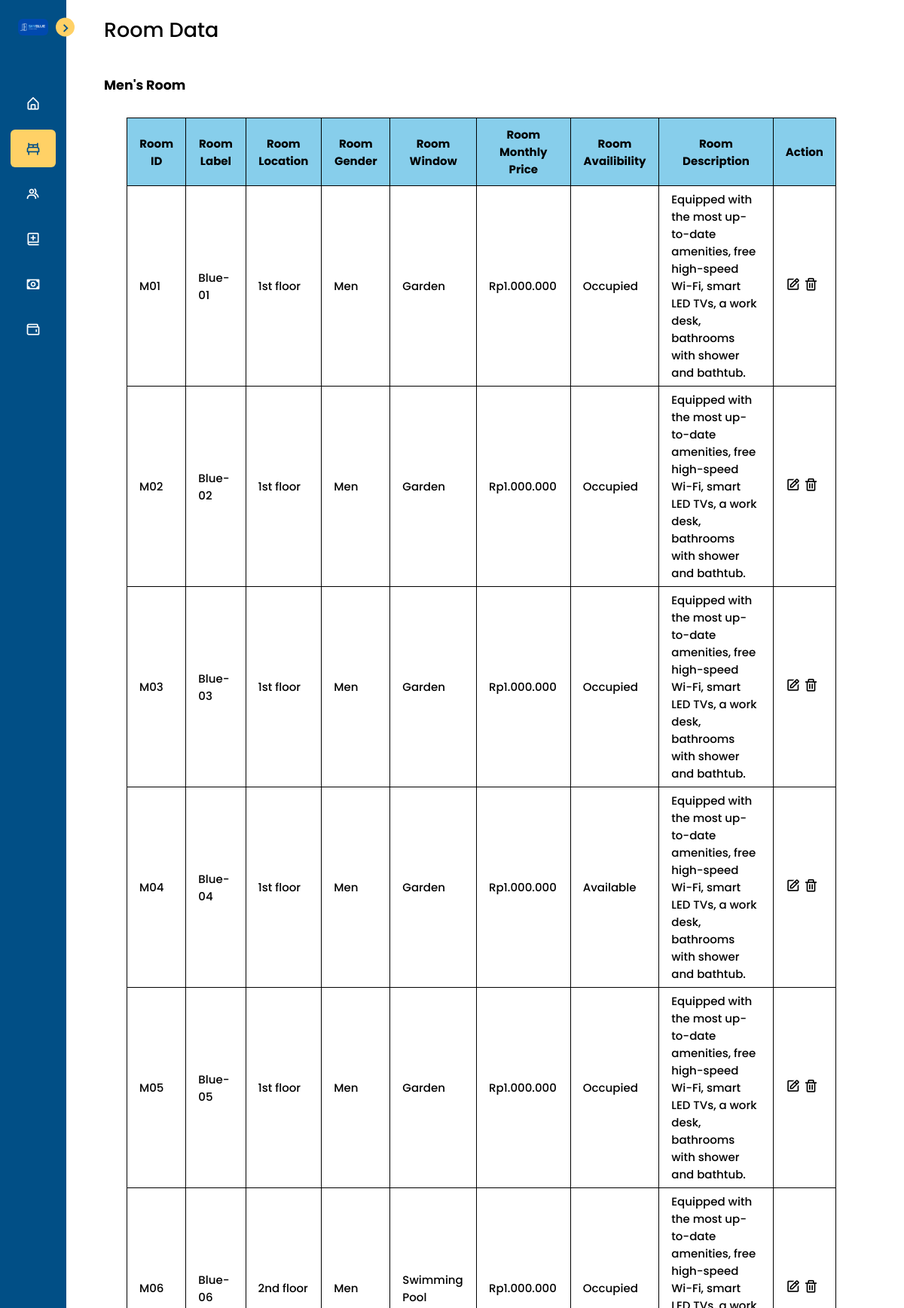
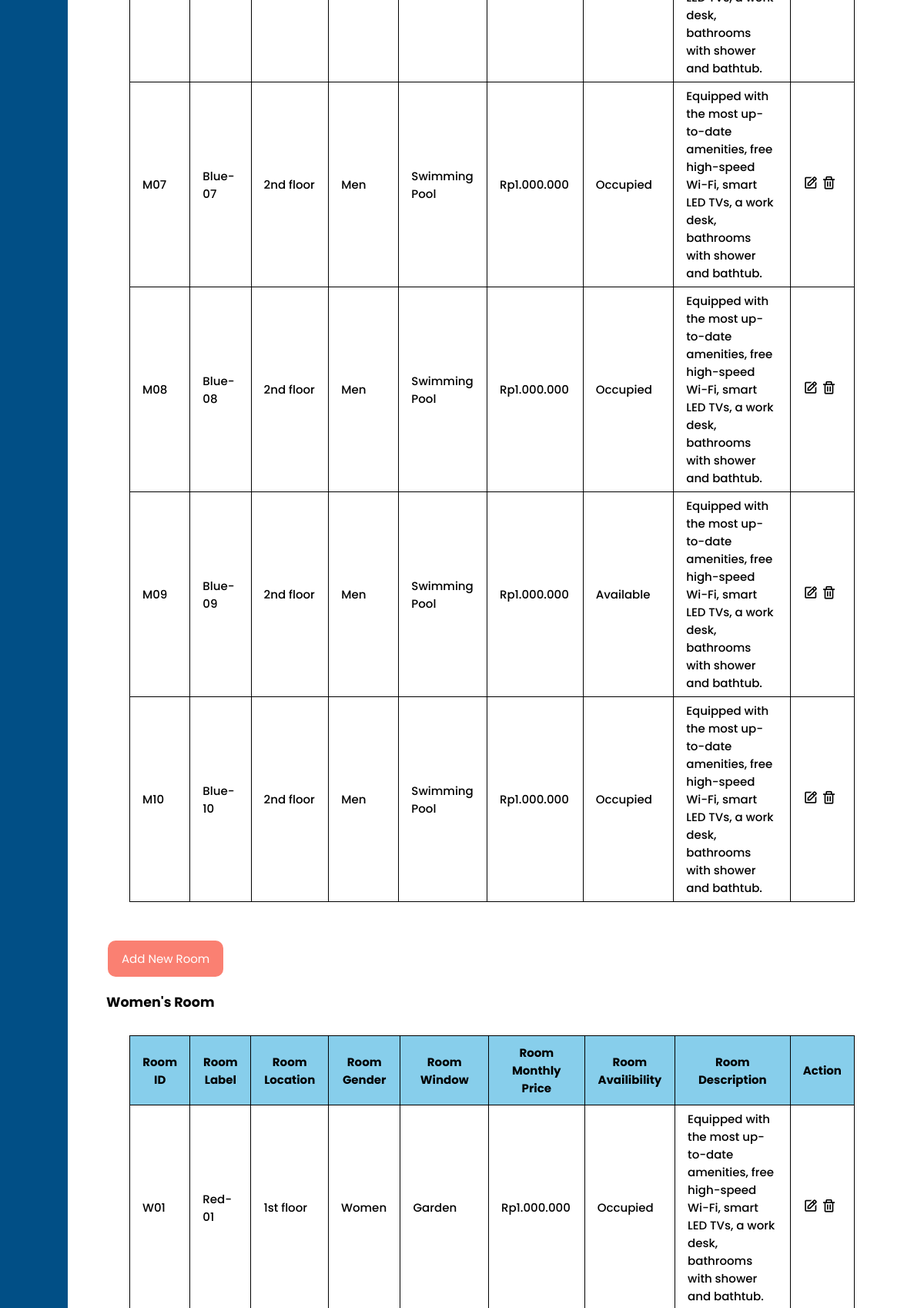
/room/index.php (signed in, upper part), run on the app's committed database (2 pictures, top to bottom).
### tables this page shows
CREATE TABLE `room` (
  `room_id` char(10) NOT NULL,
  `room_label` varchar(30) NOT NULL,
  `room_location` varchar(30) NOT NULL,
  `room_gender` varchar(20) NOT NULL,
  `room_window` varchar(100) NOT NULL,
  `room_monthly_price` varchar(50) NOT NULL,
  `room_availability` varchar(50) NOT NULL,
  `room_description` varchar(255) NOT NULL
);

### room/index.php (the view, shortened to what this page needs)
<?php
include_once("../config.php");
$menresult = mysqli_query($conn, "SELECT * FROM room WHERE room_gender = 'Men'");
$womenresult = mysqli_query($conn, "SELECT * FROM room WHERE room_gender = 'Women'");
?>
<!DOCTYPE html>
<html lang="en">
<head>
    <link rel="stylesheet" href="../css/room.style.css">
    <link href='https://unpkg.com/boxicons@2.1.1/css/boxicons.min.css' rel='stylesheet'>
</head>
<body>
    <nav class="sidebar close">
        <header>
            <div class="image-text">
                <span class="image">
                    <img src="../images/skyblue.png" alt="">
                </span>
            </div>
            <i class='bx bx-chevron-right toggle'></i>
        </header>
        <div class="menu-bar">
            <div class="menu">
                <ul class="menu-links">
                    <li class="nav-link">
                        <a href="../index.php">
                            <i class='bx bx-home-alt icon'></i>
                        </a>
                    </li>
                    <li class="nav-link">
                        <a href="index.php" class="active">
                            <i class='bx bx-bed icon'></i>
                        </a>
                    </li>
                    <li class="nav-link">
                        <a href="../tenant/index.php">
                            <i class='bx bx-group icon'></i>
                        </a>
                    </li>
                    <li class="nav-link">
                        <a href="../book/index.php">
                            <i class='bx bx-book-add icon'></i>
                        </a>
                    </li>
                    <li class="nav-link">
                        <a href="../fine/index.php">
                            <i class='bx bx-money icon'></i>
                        </a>
                    </li>
                    <li class="nav-link">
                        <a href="../income/index.php">
                            <i class='bx bx-wallet icon'></i>
                        </a>
                    </li>
                </ul>
            </div>
        </div>
    </nav>
    <section class="home">
        <div class="title">Room Data</div>
        <div class="text">
            <div class="content">
                <h3>Men's Room</h3>
                <table>
                    <tr>
                        <th>Room ID</th>
                        <th>Room Label</th>
                        <th>Room Location</th>
                        <th>Room Gender</th>
                        <th>Room Window</th>
                        <th>Room Monthly Price</th>
                        <th>Room Availibility</th>
                        <th>Room Description</th>
                        <th>Action</th>
                    </tr>
                    <?php while($room_data = mysqli_fetch_array($menresult)) { ?>
                    <tr>
                        <td>
                            <?= $room_data['room_id']; ?>
                        </td>
                        <td>
                            <?= $room_data['room_label']; ?>
                        </td>
                        <td>
                            <?= $room_data['room_location']; ?>
                        </td>
                        <td>
                            <?= $room_data['room_gender']; ?>
                        </td>
                        <td>
                            <?= $room_data['room_window']; ?>
                        </td>
                        <td>
                            <?= $room_data['room_monthly_price']; ?>
                        </td>
                        <td>
                            <?= $room_data['room_availability']; ?>
                        </td>
                        <td>
                            <?= $room_data['room_description']; ?>
                        </td>
                        <td><a href="edit.php?room_id=<?= $room_data['room_id']; ?>"><i class='bx bx-edit' style="font-size: 20px;"></i></a>
                            <a href="delete.php?room_id=<?= $room_data['room_id'];?>"
                                onclick="return confirm('Delete the data?');"><i class='bx bx-trash' style="font-size: 20px;"></i></a>
                        </td>
                    </tr>
                    <?php } ?>
                </table>
                <button class="add"><a href="add.php" class="add">Add New Room</a></button>
                <table>
                    <h3>Women's Room</h3>
                    <tr>
                        <th>Room ID</th>
                        <th>Room Label</th>
                        <th>Room Location</th>
                        <th>Room Gender</th>
                        <th>Room Window</th>
                        <th>Room Monthly Price</th>
                        <th>Room Availibility</th>
                        <th>Room Description</th>
                        <th>Action</th>
                    </tr>
                    <?php while($room_data = mysqli_fetch_array($womenresult)) { ?>
                    <tr>
                        <td>
                            <?= $room_data['room_id']; ?>
                        </td>
                        <td>
                            <?= $room_data['room_label']; ?>
                        </td>
                        <td>
                            <?= $room_data['room_location']; ?>
                        </td>
                        <td>
                            <?= $room_data['room_gender']; ?>
                        </td>
                        <td>
                            <?= $room_data['room_window']; ?>
                        </td>
                        <td>
                            <?= $room_data['room_monthly_price']; ?>
                        </td>
                        <td>
                            <?= $room_data['room_availability']; ?>
                        </td>
                        <td>
                            <?= $room_data['room_description']; ?>
                        </td>
                        <td><a href="edit.php?room_id=<?= $room_data['room_id']; ?>"><i class='bx bx-edit' style="font-size: 20px;"></i></a>
                            <a href="delete.php?room_id=<?= $room_data['room_id'];?>"
                                onclick="return confirm('Delete the data?');"><i class='bx bx-trash' style="font-size: 20px;"></i></a>
                        </td>
                    </tr>
                    <?php } ?>
                </table>
            </div>
        </div>
    </section>
</body>
</html>

### css/room.style.css (style rules this page uses)
* { margin: 0; padding: 0; box-sizing: border-box; font-family: 'Poppins', sans-serif; }
:root { --body-color: #ffffff; --sidebar-color: #014f86; --primary-color: #ffd166; --primary-color-light: #F6F5FF; --toggle-color: #DDD; --text-color: #000000; --sidebar-text-color: #ffffff; --tran-03: all 0.2s ease; --tran-03: all 0.3s ease; --tran-04: all 0.3s ease; --tran-05: all 0.3s ease; }
body { min-height: 100vh; background-color: var(--body-color); transition: var(--tran-05); }
.sidebar { position: fixed; top: 0; left: 0; height: 100%; width: 250px; padding: 10px 14px; background: var(--sidebar-color); transition: var(--tran-05); z-index: 100; }
.sidebar.close { width: 88px; }
.sidebar li { height: 50px; list-style: none; display: flex; align-items: center; margin-top: 10px; }
.sidebar header .image, .sidebar .icon { min-width: 60px; border-radius: 6px; }
.sidebar .icon { min-width: 60px; border-radius: 6px; height: 100%; display: flex; align-items: center; justify-content: center; font-size: 20px; }
.sidebar .text, .sidebar .icon { color: var(--sidebar-text-color); transition: var(--tran-03); }
.sidebar header { position: relative; }
.sidebar header .image-text { display: flex; align-items: center; }
.sidebar header .image { display: flex; align-items: center; justify-content: center; }
.sidebar header .image img { width: 40px; border-radius: 6px; }
.sidebar header .toggle { position: absolute; top: 50%; right: -25px; transform: translateY(-50%) rotate(180deg); height: 25px; width: 25px; background-color: var(--primary-color); color: var(--sidebar-color); border-radius: 50%; display: flex; align-items: center; justify-content: center; font-size: 22px; cursor: pointer; transition: var(--tran-05); }
.sidebar.close .toggle { transform: translateY(-50%) rotate(0deg); }
.sidebar .menu { margin-top: 40px; }
.sidebar li a { list-style: none; height: 100%; background-color: transparent; display: flex; align-items: center; height: 100%; width: 100%; border-radius: 6px; text-decoration: none; transition: var(--tran-03); }
.sidebar li a.active { background-color: var(--primary-color); }
.sidebar li a.active .icon, .sidebar li a.active .text { color: var(--sidebar-color); }
.sidebar .menu-bar { height: calc(100% - 55px); display: flex; flex-direction: column; justify-content: space-between; overflow-y: scroll; }
.home { position: absolute; top: 0; top: 0; left: 250px; height: 100vh; width: calc(100% - 250px); background-color: var(--body-color); transition: var(--tran-05); }
.home .title { font-size: 27px; font-weight: 500; color: var(--text-color); padding: 20px 60px; }
.home .text { font-size: 20px; font-weight: 500; color: var(--text-color); padding: 20px 60px; }
.home .content { font-size: 15px; font-weight: 425; }
.sidebar.close~.home { left: 78px; height: 100vh; width: calc(100% - 78px); }

### room/index.php (style rules this page uses)
th { padding: 10px 16px; background-color: skyblue; }
td { padding: 6px 16px; }
table, th, td { border: 1px solid black; border-collapse: collapse; }
a { text-decoration: none; color: black; }
button { background-color: salmon; border: none; border-radius: 10px; padding: 12px 18px; text-align: center; text-decoration: none; display: inline-block; font-size: 15px; margin: 20px 2px; cursor: pointer; font-family: 'Poppins', sans-serif; }
a.add { color: white; }
table { margin: 30px; }

### data on the page
room: room_id "M01", room_label "Blue-01", room_location "1st floor", room_gender "Men", room_window "Garden", room_monthly_price "Rp1.000.000", room_availability "Occupied", room_description "Equipped with the most up-to-date amenities, free high-speed Wi-Fi, smart LED TVs, a work desk, bathrooms with shower and bathtub."
room: room_id "M02", room_label "Blue-02", room_location "1st floor", room_gender "Men", room_window "Garden", room_monthly_price "Rp1.000.000", room_availability "Occupied", room_description "Equipped with the most up-to-date amenities, free high-speed Wi-Fi, smart LED TVs, a work desk, bathrooms with shower and bathtub."
room: room_id "M03", room_label "Blue-03", room_location "1st floor", room_gender "Men", room_window "Garden", room_monthly_price "Rp1.000.000", room_availability "Occupied", room_description "Equipped with the most up-to-date amenities, free high-speed Wi-Fi, smart LED TVs, a work desk, bathrooms with shower and bathtub."
room: room_id "M04", room_label "Blue-04", room_location "1st floor", room_gender "Men", room_window "Garden", room_monthly_price "Rp1.000.000", room_availability "Available", room_description "Equipped with the most up-to-date amenities, free high-speed Wi-Fi, smart LED TVs, a work desk, bathrooms with shower and bathtub."
room: room_id "M05", room_label "Blue-05", room_location "1st floor", room_gender "Men", room_window "Garden", room_monthly_price "Rp1.000.000", room_availability "Occupied", room_description "Equipped with the most up-to-date amenities, free high-speed Wi-Fi, smart LED TVs, a work desk, bathrooms with shower and bathtub."
room: room_id "M06", room_label "Blue-06", room_location "2nd floor", room_gender "Men", room_window "Swimming Pool", room_monthly_price "Rp1.000.000", room_availability "Occupied", room_description "Equipped with the most up-to-date amenities, free high-speed Wi-Fi, smart LED TVs, a work desk, bathrooms with shower and bathtub."
room: room_id "M07", room_label "Blue-07", room_location "2nd floor", room_gender "Men", room_window "Swimming Pool", room_monthly_price "Rp1.000.000", room_availability "Occupied", room_description "Equipped with the most up-to-date amenities, free high-speed Wi-Fi, smart LED TVs, a work desk, bathrooms with shower and bathtub."
room: room_id "M08", room_label "Blue-08", room_location "2nd floor", room_gender "Men", room_window "Swimming Pool", room_monthly_price "Rp1.000.000", room_availability "Occupied", room_description "Equipped with the most up-to-date amenities, free high-speed Wi-Fi, smart LED TVs, a work desk, bathrooms with shower and bathtub."
room: room_id "M09", room_label "Blue-09", room_location "2nd floor", room_gender "Men", room_window "Swimming Pool", room_monthly_price "Rp1.000.000", room_availability "Available", room_description "Equipped with the most up-to-date amenities, free high-speed Wi-Fi, smart LED TVs, a work desk, bathrooms with shower and bathtub."
room: room_id "M10", room_label "Blue-10", room_location "2nd floor", room_gender "Men", room_window "Swimming Pool", room_monthly_price "Rp1.000.000", room_availability "Occupied", room_description "Equipped with the most up-to-date amenities, free high-speed Wi-Fi, smart LED TVs, a work desk, bathrooms with shower and bathtub."
room: room_id "W01", room_label "Red-01", room_location "1st floor", room_gender "Women", room_window "Garden", room_monthly_price "Rp1.000.000", room_availability "Occupied", room_description "Equipped with the most up-to-date amenities, free high-speed Wi-Fi, smart LED TVs, a work desk, bathrooms with shower and bathtub."
